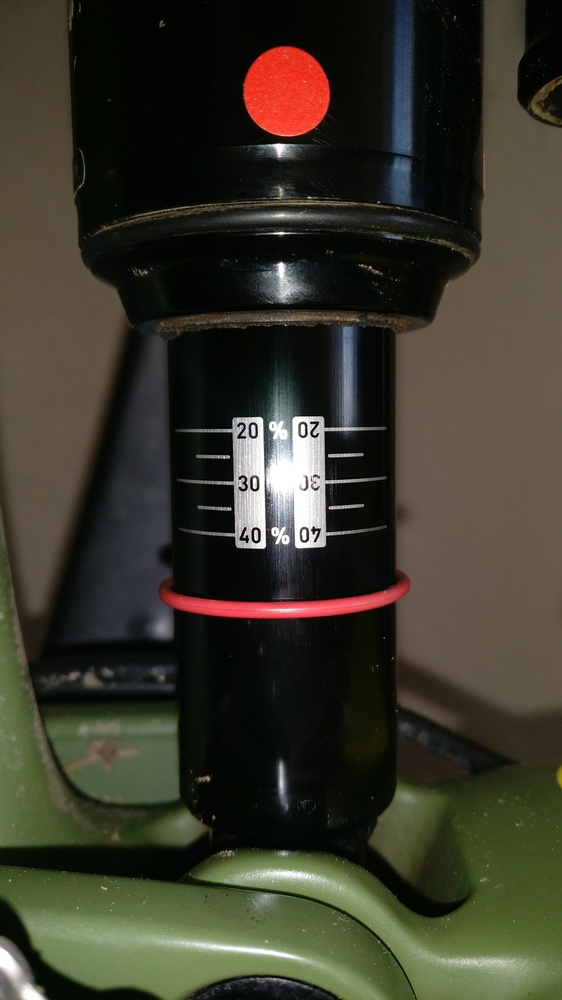
#> input picture images/100_psi_ref_flash.jpg, 562 x 1000 px, shrunk from 2610 x 4640 before the run
$ python circles.py   (Python 2 division)   (older library calls are emulated)
#> lines starting #> are read from the running program, lines starting #| are printed output that depends on the picture; after the words box and inside, x2 and y2 are one past the last pixel; in counts of white or black regions, pixels touching at a corner belong together
import cv2
import numpy

def show_image(image, wait_time):
    try:
        cv2.imshow(str(image), image)
        cv2.waitKey(wait_time)
        return 0
    except cv2.error as e:
        print e.message

image = cv2.imread('images/100_psi_ref_flash.jpg')
#> image is the input picture: shape (1000, 562, 3); mean B, G, R 43, 56.1, 58
image_height, image_width = image.shape[:2]
#> image_height = 1000; image_width = 562
upper_bound = numpy.array([90, 90, 255])
lower_bound = numpy.array([0, 0, 130])
mask = cv2.inRange(image, lower_bound, upper_bound)
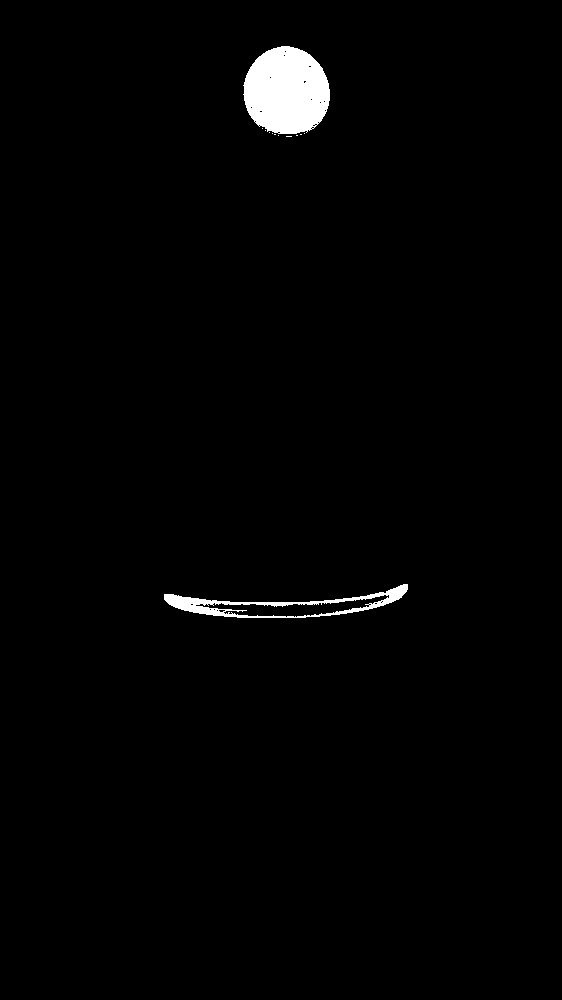
#> mask: shape (1000, 562); 1.4% white; 12 white regions (10 under 20 px), largest, box (x1, y1, x2, y2) and area: (243, 46, 330, 134) 5994, (164, 584, 408, 618) 2036
marker = cv2.bitwise_and(image, image, mask=mask)
marker = cv2.cvtColor(marker, cv2.COLOR_BGR2GRAY)
#> marker: shape (1000, 562)
show_image(marker, 0)
circles = cv2.HoughCircles(marker, cv2.cv.CV_HOUGH_GRADIENT, 3, 500, minRadius=150, maxRadius=300)
#> circles = [[295.5, 364.5, 251.4]]
orig = image.copy()
print circles[0]
#| [[295.5 364.5 251.4]]
for c in circles[0,:]:
    if c[1] <= image_height / 2:
        print c
        cv2.circle(orig,(c[0],c[1]),c[2],(0,255,0),2)
    # draw the center of the circle
        cv2.circle(orig,(c[0],c[1]),2,(0,0,255),3)
#> this loop made 1 pass
#| [295.5 364.5 251.4]
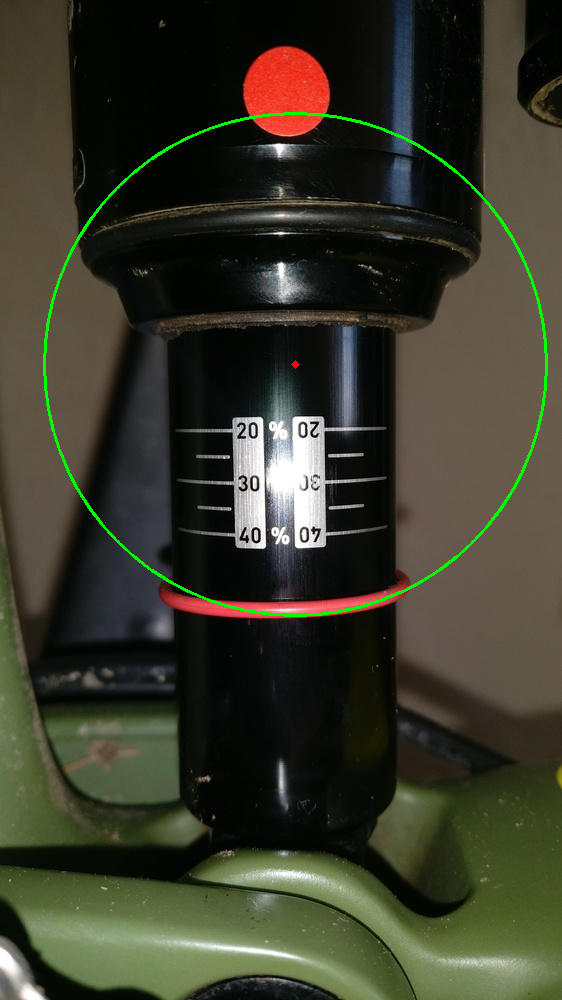
#> orig: shape (1000, 562, 3); 0.83% of pixels changed, all inside (x1, y1, x2, y2) = (43, 112, 548, 617)
# ref_point = circles[0][0]
# print ref_point
#show_image(orig, 0)
cv2.imwrite('output.jpg',orig)
